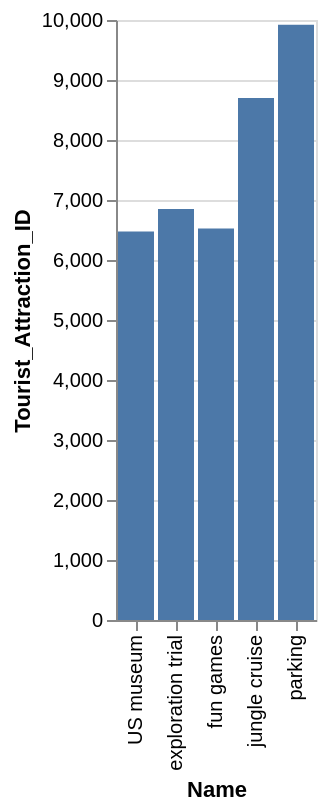

Write the Vega-Lite specification saved for this chart.
### Vega-Lite specification from a JSON file in a GitHub repository (floating-point values rounded to 4 significant figures)
{"data": {"values": [{"x_data": "US museum", "y_data": 6476}, {"x_data": "fun games", "y_data": 6523}, {"x_data": "exploration trial", "y_data": 6852}, {"x_data": "jungle cruise", "y_data": 8698}, {"x_data": "parking", "y_data": 9919}]}, "mark": "bar", "encoding": {"x": {"field": "x_data", "type": "nominal", "title": "Name", "sort": "ascending"}, "y": {"field": "y_data", "type": "quantitative", "title": "Tourist_Attraction_ID"}}}
